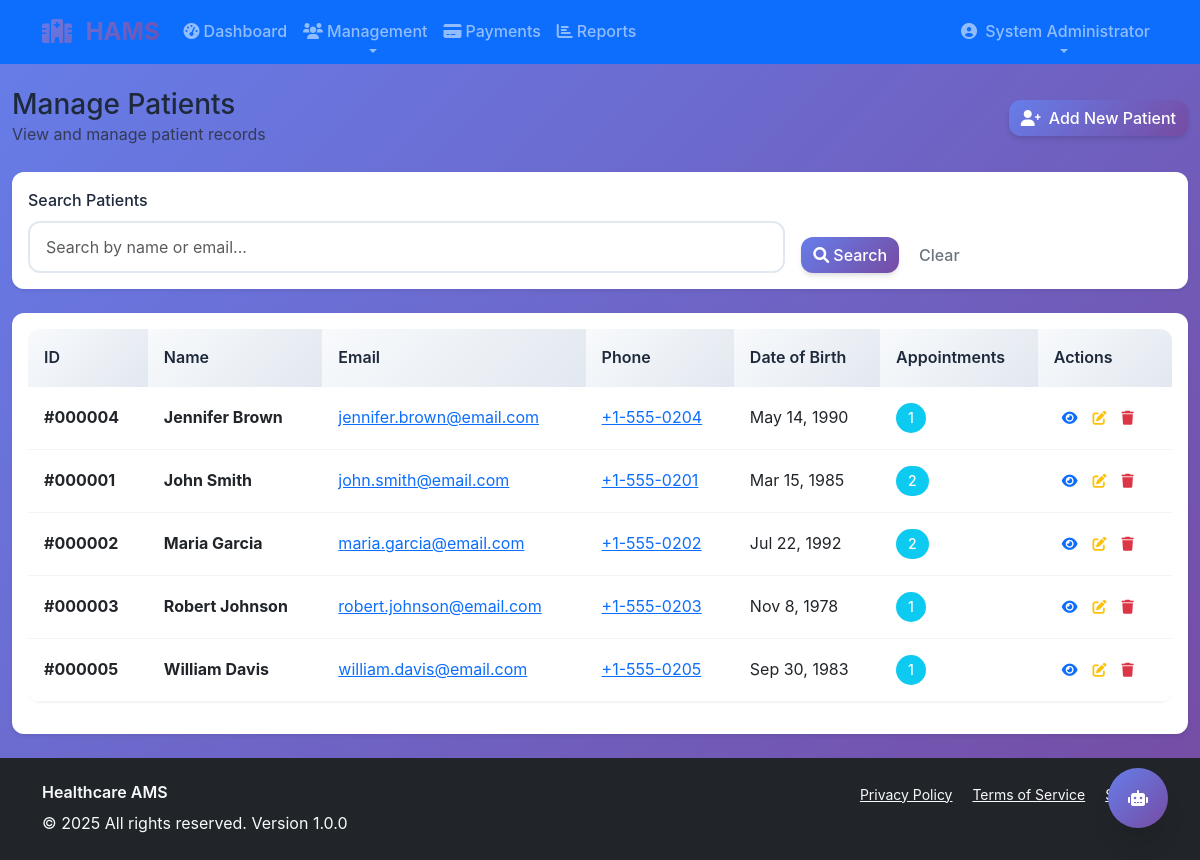
Before: /admin/patients.php (signed in) with the older database file.
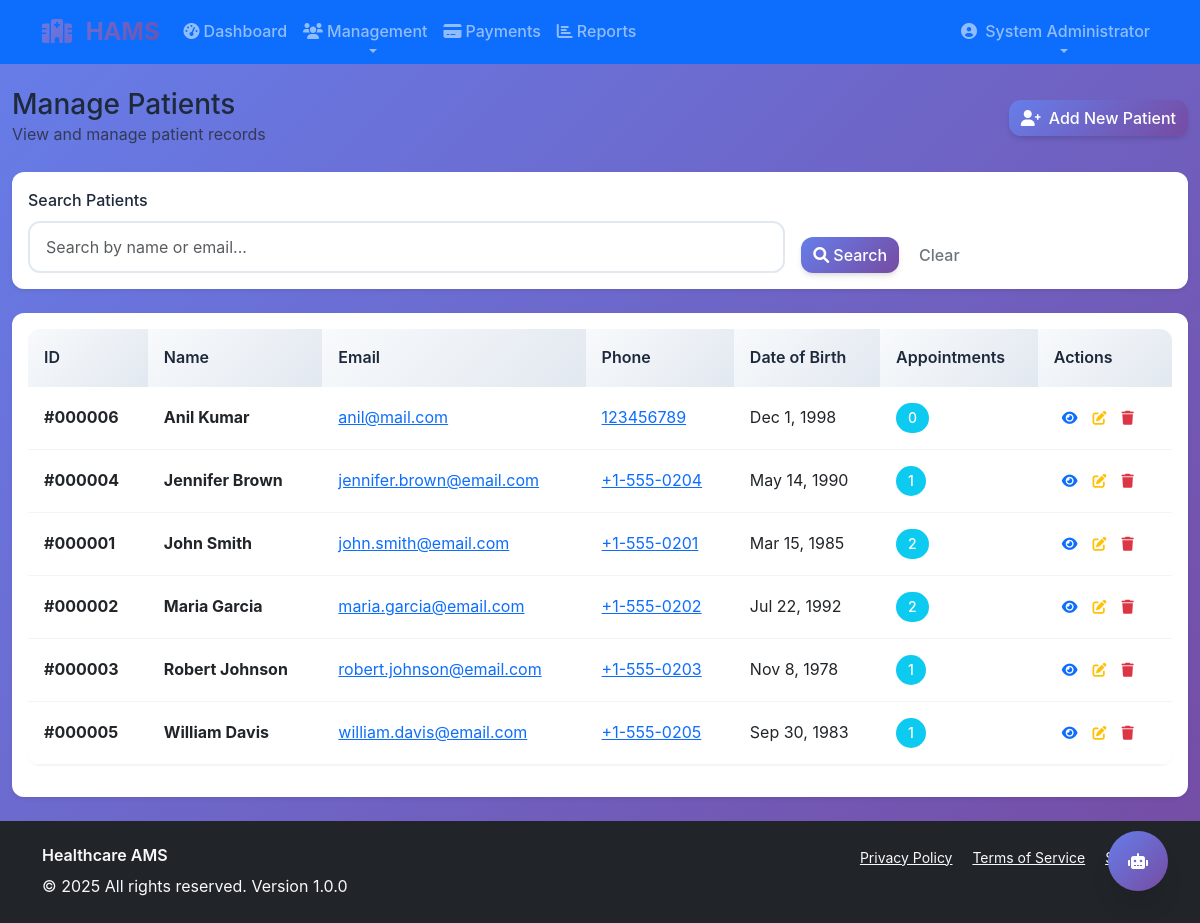
After: the same page with the newer database file.
### tables this page shows
CREATE TABLE patients (
                Pat_ID INTEGER PRIMARY KEY AUTOINCREMENT,
                user_id INTEGER,
                Pat_Name TEXT NOT NULL,
                Pat_Email TEXT UNIQUE NOT NULL,
                Pat_Phone TEXT,
                Pat_Address TEXT,
                Pat_DOB DATE,
                emergency_contact TEXT,
                emergency_phone TEXT,
                medical_history TEXT,
                insurance_provider TEXT,
                insurance_number TEXT,
                created_at DATETIME DEFAULT CURRENT_TIMESTAMP,
                FOREIGN KEY (user_id) REFERENCES users(user_id) ON DELETE CASCADE
            );

### classes/Database.php (called while the page is built, shortened)
<?php
class Database {
    private static $instance = null;
    private $connection;
    private function __construct() {
        $this->connect();
    }
    public static function getInstance() {
        if (self::$instance === null) {
            self::$instance = new self();
        }
        return self::$instance;
    }
    private function connect() {
        try {
            $dbPath = __DIR__ . '/../data/healthcare_ams.db';
            $dataDir = dirname($dbPath);
            $dsn = "sqlite:$dbPath";
            $options = [
                PDO::ATTR_ERRMODE => PDO::ERRMODE_EXCEPTION,
                PDO::ATTR_DEFAULT_FETCH_MODE => PDO::FETCH_ASSOC,
                PDO::ATTR_EMULATE_PREPARES => false
            ];
            $this->connection = new PDO($dsn, null, null, $options);
            $this->initializeSchema();
        } catch (PDOException $e) {
            error_log("Database connection failed: " . $e->getMessage());
            throw new Exception("Database connection failed. Please try again later.");
        }
    }
    private function initializeSchema() {
        $result = $this->connection->query("SELECT name FROM sqlite_master WHERE type='table' AND name='users'");
        if ($result->fetch()) {
            return;
        }
    }
    public function getConnection() {
        return $this->connection;
    }
}
?>

### classes/Patient.php (called while the page is built, shortened)
<?php
require_once 'Database.php';
class Patient {
    private $db;
    public function __construct() {
        $this->db = Database::getInstance();
    }
    public function getAllPatients($limit = 50, $offset = 0, $search = '') {
        try {
            $sql = "SELECT p.*, COUNT(a.Appt_ID) as total_appointments
                    FROM patients p
                    LEFT JOIN appointments a ON p.Pat_ID = a.Pat_ID
                    WHERE p.Pat_Name LIKE ? OR p.Pat_Email LIKE ?
                    GROUP BY p.Pat_ID
                    ORDER BY p.Pat_Name ASC
                    LIMIT ? OFFSET ?";
            $searchTerm = "%{$search}%";
            $stmt = $this->db->getConnection()->prepare($sql);
            $stmt->execute([$searchTerm, $searchTerm, $limit, $offset]);
            return $stmt->fetchAll();
        } catch (Exception $e) {
            error_log("Get all patients error: " . $e->getMessage());
            return [];
        }
    }
}
?>

### admin/patients.php (the view, shortened to what the changed rows need)
<?php
require_once '../classes/Patient.php';
$patient = new Patient();
$search = $_GET['search'] ?? '';
$limit = 20;
$offset = ($_GET['page'] ?? 1 - 1) * $limit;
$patients = $patient->getAllPatients($limit, $offset, $search);
require_once '../includes/header.php';
?>
<div class="container-fluid py-4">
    <div class="row">
        <div class="col-12">
            <div class="d-flex justify-content-between align-items-center mb-4">
                <div>
                    <h1 class="h3 mb-0">Manage Patients</h1>
                </div>
            </div>
        </div>
    </div>
    <div class="card border-0 shadow-sm">
        <div class="card-body">
            <?php if (!empty($patients)): ?>
                <div class="table-responsive">
                    <table class="table table-hover">
                        <thead class="table-light">
                            <tr>
                                <th>ID</th>
                                <th>Name</th>
                                <th>Email</th>
                                <th>Phone</th>
                                <th>Date of Birth</th>
                                <th>Appointments</th>
                                <th>Actions</th>
                            </tr>
                        </thead>
                        <tbody>
                            <?php foreach ($patients as $pat): ?>
                                <tr>
                                    <td>
                                        <strong>#<?php echo str_pad($pat['Pat_ID'], 6, '0', STR_PAD_LEFT); ?></strong>
                                    </td>
                                    <td>
                                        <strong><?php echo htmlspecialchars($pat['Pat_Name']); ?></strong>
                                    </td>
                                    <td>
                                        <a href="mailto:<?php echo htmlspecialchars($pat['Pat_Email']); ?>">
                                            <?php echo htmlspecialchars($pat['Pat_Email']); ?>
                                        </a>
                                    </td>
                                    <td>
                                        <?php if ($pat['Pat_Phone']): ?>
                                            <a href="tel:<?php echo htmlspecialchars($pat['Pat_Phone']); ?>">
                                                <?php echo htmlspecialchars($pat['Pat_Phone']); ?>
                                            </a>
                                        <?php else: ?>
                                            <span class="text-muted">N/A</span>
                                        <?php endif; ?>
                                    </td>
                                    <td>
                                        <?php if ($pat['Pat_DOB']): ?>
                                            <?php echo date('M j, Y', strtotime($pat['Pat_DOB'])); ?>
                                        <?php else: ?>
                                            <span class="text-muted">N/A</span>
                                        <?php endif; ?>
                                    </td>
                                    <td>
                                        <span class="badge bg-info rounded-pill">
                                            <?php echo $pat['total_appointments'] ?? 0; ?>
                                        </span>
                                    </td>
                                    <td>
                                        <div class="btn-group" role="group">
                                            <button type="button" class="btn btn-sm btn-outline-primary"
                                                    onclick="viewPatient(<?php echo $pat['Pat_ID']; ?>)">
                                                <i class="fas fa-eye"></i>
                                            </button>
                                            <button type="button" class="btn btn-sm btn-outline-warning"
                                                    onclick="editPatient(<?php echo $pat['Pat_ID']; ?>)">
                                                <i class="fas fa-edit"></i>
                                            </button>
                                            <button type="button" class="btn btn-sm btn-outline-danger"
                                                    onclick="deletePatient(<?php echo $pat['Pat_ID']; ?>)">
                                                <i class="fas fa-trash"></i>
                                            </button>
                                        </div>
                                    </td>
                                </tr>
                            <?php endforeach; ?>
                        </tbody>
                    </table>
                </div>
            <?php endif; ?>
        </div>
    </div>
</div>
<?php require_once '../includes/footer.php'; ?>

Changed rows visible on the page:
added patients: Pat_ID "000006", Pat_Name "Anil Kumar", Pat_Email "anil@mail.com", Pat_Phone "123456789", Pat_DOB "Dec 1, 1998", total_appointments "0"
